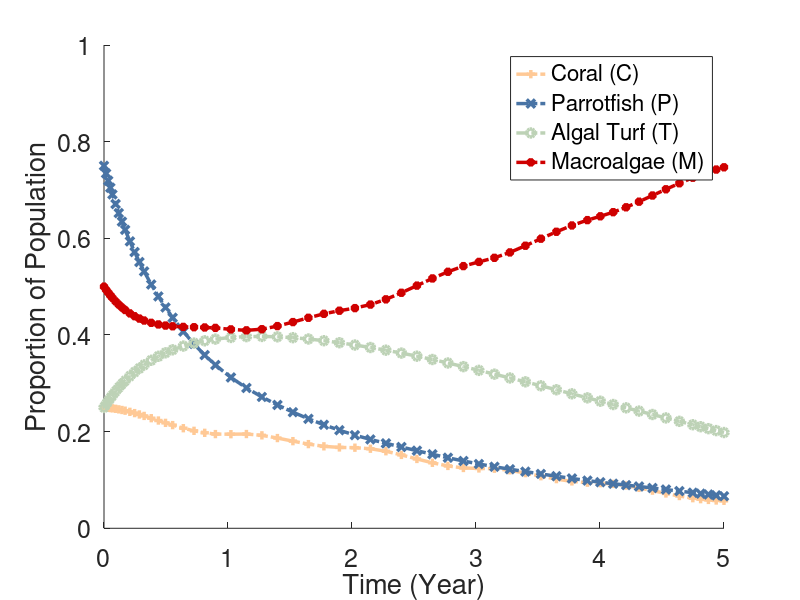
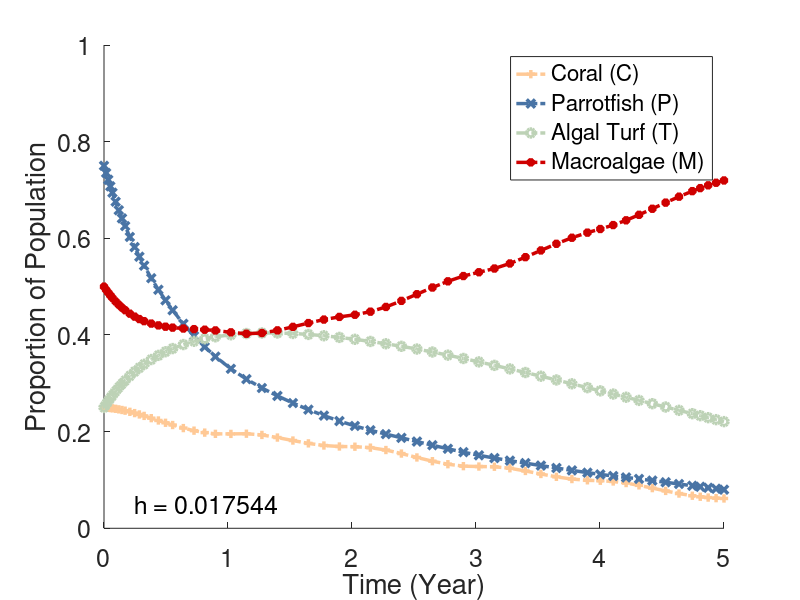

Source code (MATLAB) for these figures, in order: (Note: this script raises an error after producing the figures.)
% Team Coral Reefsearcher's Matlab Scripts


%--------------------------------------------------------------------------
%% Compartment - Single View - System of Differential Equations
clear; % Clears workspace
clc; % Clears Command Window

%---------------------------------------------
% Parameter Values
mu1 = 0.15; % mortality rate of coral reefs
mu2 = 0.22; % natural death rate of parrotfish
q = 0.47; % intrinsic growth rate for parrotfish
omega = 1; % %maximum grazing intensity
sigma = 0.01; % rate that parrotfish bite corals
r = 0.5; % rate that coral recruit to overgrow algal turfs
phi = 0.8; %rate that macroalgae spread vegetative over algal turfs
beta = 1; % carrying capacity

a0 = 0.99; % rate that coral is overgrown by macroalgae
h = 0.1; %<----CONTROL VARIABLE FOR GAME THEORY

%grazing intensity 'g'
g = @(P) (omega*P)/beta;

%sin function of 
a = @(t) abs((a0*(9*sin(pi*t)+1))/(10));
%---------------------------------------------

%---------------------------------------------
% Compartment Initial Conditions
C = 1/4;
P = 3/4;
T = 1/4;
M = 1/2;
Prop_Total = C + T + M;
IC = [C, P, T, M, Prop_Total];
%---------------------------------------------

% dC/dt = rTC + sigmaPC - C(aM + d)
% dP/dt = qP(1-P/betaC) - (h + mu)P 
% dT/dt = dC + (g(P)M)/(M + T) - (rC + phiM)T
% dM/dt = aMC + phiMT - (g(P)M)/(M + T)
%
% C = y(1), P = y(2), T = y(3), M = y(4), C+T+M = y(5)
f = @(t,y) [r*y(3)*y(1) + sigma*y(2)*y(1) - y(1)*(a(t)*y(4) + mu1),
        q*y(2)*(1-(y(2)/(beta*y(1)))) - (h+mu2)*y(2), 
        mu1*y(1) +  (g(y(2))*y(4))/(y(4)+y(3)) - (r*y(1) + phi*y(4))*y(3),
        a(t) * y(4)*y(1) + phi*y(4)*y(3) - (g(y(2))*y(4))/(y(4)+y(3)),
        y(1)+y(3)+y(4)];
            
[t,ya] = ode45(f, [0 5], IC);

figure
hold on
plot(t, ya(:,1), '+-.', 'Color', '#FFC996', 'Linewidth', 2.5)
plot(t, ya(:,2), 'x-.', 'Color', '#4974A5', 'Linewidth', 2.5)
plot(t, ya(:,3), 'o-.', 'Color', '#BDD2B6', 'Linewidth', 2.5)
plot(t, ya(:,4), '*-.', 'Color', '#CF0000', 'Linewidth', 2.5)
%legend('Coral (C)', 'Algal Turf (T)', 'Macroalgae (M)')
set(gca, 'FontSize',18);
ylim([0 1]);
legend('Coral (C)', 'Parrotfish (P)', 'Algal Turf (T)', 'Macroalgae (M)')
%text(0.25,0.05,txt, 'FontSize', 18);
xlabel('Time (Year)')
ylabel('Proportion of Population')
%%
%---------------------------------------------------------------


%---------------------------------------------------------------
%% Compartment - Animation View - System of Differential Equations
clear; % Clears workspace
clc; % Clears Command Window

% Parameter Values
mu1 = 0.15; % mortality rate of coral reefs
mu2 = 0.22; % natural death rate of parrotfish
q = 0.47; % intrinsic growth rate for parrotfish
omega = 1; % %maximum grazing intensity
sigma = 0.01; % rate that parrotfish bite corals
r = 0.5; % rate that coral recruit to overgrow algal turfs
phi = 0.8; %rate that macroalgae spread vegetative over algal turfs
beta = 1; % carrying capacity

a0 = 0.99; % rate that coral is overgrown by macroalgae
h = 0.1; %<----CONTROL VARIABLE FOR GAME THEORY

%grazing intensity 'g'
g = @(P) (omega*P)/beta;

%sin function of 
a = @(t) abs((a0*(9*sin(pi*t)+1))/(10));
%---------------------------------------------

%---------------------------------------------
% Compartment Initial Conditions
C = 1/4;
P = 3/4;
T = 1/4;
M = 1/2;
Prop_Total = C + T + M;
IC = [C, P, T, M, Prop_Total]; %Initial Conditions array
%---------------------------------------------

% System of Differential Equations
    f = @(t,y) [r*y(3)*y(1) + sigma*y(2)*y(1) - y(1)*(a(t)*y(4) + mu1),
       q*y(2)*(1-(y(2)/(beta*y(1)))) - (h+mu2)*y(2), 
       mu1*y(1) +  (g(y(2))*y(4))/(y(4)+y(3)) - (r*y(1) + phi*y(4))*y(3),
       a(t) * y(4)*y(1) + phi*y(4)*y(3) - (g(y(2))*y(4))/(y(4)+y(3)),
       y(1)+y(3)+y(4)];
    
    % Solve using ODE45
    [t,ya] = ode45(f, [0 5], IC);
    const_t = t; % constant used since t changes each time ode45 is calculated
    
for i = 1:length(const_t)
    h = i/length(const_t); %variable to animate

   % System of Differential Equations
    f = @(t,y) [r*y(3)*y(1) + sigma*y(2)*y(1) - y(1)*(a(t)*y(4) + mu1),
       q*y(2)*(1-(y(2)/(beta*y(1)))) - (h+mu2)*y(2), 
       mu1*y(1) +  (g(y(2))*y(4))/(y(4)+y(3)) - (r*y(1) + phi*y(4))*y(3),
       a(t) * y(4)*y(1) + phi*y(4)*y(3) - (g(y(2))*y(4))/(y(4)+y(3)),
       y(1)+y(3)+y(4)];
    
    % Solve using ODE45
    [t,ya] = ode45(f, [0 5], IC);
    
    % Plot
    txt = ['h = ' num2str(h)]; % shows value of param value at iteration
    
    fig = figure;
    hold on
    plot(t, ya(:,1), '+-.', 'Color', '#FFC996', 'Linewidth', 2.5)
    plot(t, ya(:,2), 'x-.', 'Color', '#4974A5', 'Linewidth', 2.5)
    plot(t, ya(:,3), 'o-.', 'Color', '#BDD2B6', 'Linewidth', 2.5)
    plot(t, ya(:,4), '*-.', 'Color', '#CF0000', 'Linewidth', 2.5)
    
    set(gca, 'FontSize',18); % sets axis & legend font size to 18
    ylim([0 1]); % sets y-axis limit to always be 0-1
    legend('Coral (C)','Parrotfish (P)','Algal Turf (T)','Macroalgae (M)')
    text(0.25,0.05,txt, 'FontSize', 18); % displays text on plot
    
    xlabel('Time (Year)')
    ylabel('Proportion of Population')
    
    % automatically save figure into root directory (where this .m file is
    % stored)
    fname = append('Frame-', num2str(i)); %file name of current iteration
    %saveas(fig, fname, 'png'); %save figure as .png
end
%---------------------------------------------------------------
%%
%--------------------------------------------------------------------------


%--------------------------------------------------------------------------
%% Disease Free Equilibrium
clear; % Clears workspace
clc; % Clears Command Window

%---------------------------------------------
% Symbolic Definitions
syms C P T M mu1 mu2 q omega sigma beta r h phi g a t
% g = g(P), a = a(t)

g = @(P) (omega*P)/beta; %grazing intensity 'g'

%a = @(t) abs((0.9*(9*sin(pi*t)+1))/(10)); %sin function of a(t)
%---------------------------------------------

M_0 = 0;

dTdt = mu1*C + (g(P)*M_0)/(M_0+T) - T*(r*C + phi*M_0);
T_0 = solve(dTdt == 0, T);

C_0 = 1 - T_0;

dPdt = q*P*(1-(P/(beta*C))) - P*(h+mu2);
P_0 = solve(dPdt == 0, P);
P_0 = subs(P_0, C, C_0);
%%
%--------------------------------------------------------------------------


%--------------------------------------------------------------------------
%% R0
clear; % Clears workspace
clc; % Clears Command Window

%---------------------------------------------
% Symbolic Definitions
syms C P T M mu1 mu2 q omega sigma beta r h phi g a t
% g = g(P), a = a(t)

g = @(P) (omega*P)/beta; %grazing intensity 'g'

%a = @(t) abs((0.9*(9*sin(pi*t)+1))/(10)); %sin function of a(t)
%---------------------------------------------

%---------------------------------------------
% DFE
M_0 = 0;

dTdt = mu1*C + (g(P)*M_0)/(M_0+T) - T*(r*C + phi*M_0);
T_0 = solve(dTdt == 0, T);

C_0 = 1 - T_0;

dPdt = q*P*(1-(P/(beta*C))) - P*(h+mu2);
P_0 = solve(dPdt == 0, P);
P_0 = subs(P_0, C, C_0);
%---------------------------------------------

%---------------------------------------------
% R0
%script F
sF = [a*C*M + phi*T*M];
F = jacobian(sF, [M]); % jacobian matrix
F = subs(F, T, T_0); 

%script V
sV = [(g(P)*M)/(M+T)];
V = jacobian(sV, [M]);
V = subs(V, M, M_0);

%eigenvalues of F*V^-1
eigens = eig(F * inv(V));

% basic reproduction number
R0 = eigens(1);
R0 = subs(R0, T, T_0);
R0 = subs(R0, C, C_0);
R0 = subs(R0, P, P_0(2));
%---------------------------------------------

%---------------------------------------------
% Plot R0

%---------------------------------------------
%%
%--------------------------------------------------------------------------


%--------------------------------------------------------------------------
%% Herd Immunity
% Note: MUST RUN 'R0' SECTION FIRST
param_array = [mu1, mu2, q, omega, sigma, r, beta, a, phi]; %when a0 =
% 0.99
param_values = [0.15, 0.22, 0.9, 1, 0.01, 0.5, 1, 0.5, 0.8]; %a(t) = 0.5

herd_immunity_equation = R0;
herd_immunity_value = solve(R0 == 1, h);
for i = 1:length(param_array)
    herd_immunity_equation = subs(herd_immunity_equation, param_array(i), param_values(i));
    herd_immunity_value = subs(herd_immunity_value, param_array(i), param_values(i));
end

herd_immunity_point = [double(herd_immunity_value), 1];

h_var = 0:0.001:1;

figure
hold on
fplot(herd_immunity_equation, [0 1])
plot(herd_immunity_point(1), herd_immunity_point(2), 'o')
plot([herd_immunity_point(1), herd_immunity_point(1)], [0, herd_immunity_point(2)], 'r-')
plot([0, herd_immunity_point(1)], [herd_immunity_point(2), herd_immunity_point(2)], 'r-')
xlim([0 1]);
ylim([0 2]);

set(gca, 'FontSize',18);
title('Herd Immunity');
xlabel('h')
ylabel('R_0')
%%
%--------------------------------------------------------------------------


%--------------------------------------------------------------------------
%% Sensitivity Analysis
% Note: MUST RUN 'R0' SECTION FIRST

param_array = [mu1, mu2, q, omega, sigma, r, phi, beta, h];
param_values = [0.15, 0.22, 0.47, 1, 0.01, 0.5, 0.8, 1, 0.1];


for i = 1:length(param_array)
    sensAns(i) = diff(R0, param_array(i));
    %subsAns(i) = subs(sensAns[i], (param_array), (param_values));
end 
%%
%--------------------------------------------------------------------------


%--------------------------------------------------------------------------
%% Endemic Equilibrium
clear; % Clears workspace
clc; % Clears Command Window

%---------------------------------------------
% Symbolic Definitions
syms C P T M mu1 mu2 q omega sigma beta r h phi g a t
% g = g(P), a = a(t)

g = @(P) (omega*P)/beta; %grazing intensity 'g'

a = @(t) abs((0.9*(9*sin(pi*t)+1))/(10)); %sin function of a(t)
%---------------------------------------------

%---------------------------------------------
% Equation
T_E = (mu1 + a*M)/r;

C_E = 1 - (T+M);
C_E = subs(C_E, T, T_E);

P_E = (beta*C*(q-(h+mu2)))/q;
P_E = subs(P_E, C, C_E);

M_E = (omega*P)/(beta*(a*C+phi*T))-T - M;
M_E = subs(M_E, P, P_E);
M_E = subs(M_E, C, C_E);
M_E = subs(M_E, T, T_E);
M_E_equation = solve(M_E == 0, M);
%---------------------------------------------

%---------------------------------------------
% Value
param_array = [mu1, mu2, q, omega, sigma, r, phi, beta, h, t];
param_values = [0.15, 0.22, 0.47, 1, 0.01, 0.5, 0.8, 1, 0.1, 0.5];

M_E_Value = M_E_equation;

for i = 1:length(param_array)
    M_E_Value = subs(M_E_Value, param_array(i), param_values(i));
end
%%
%--------------------------------------------------------------------------
